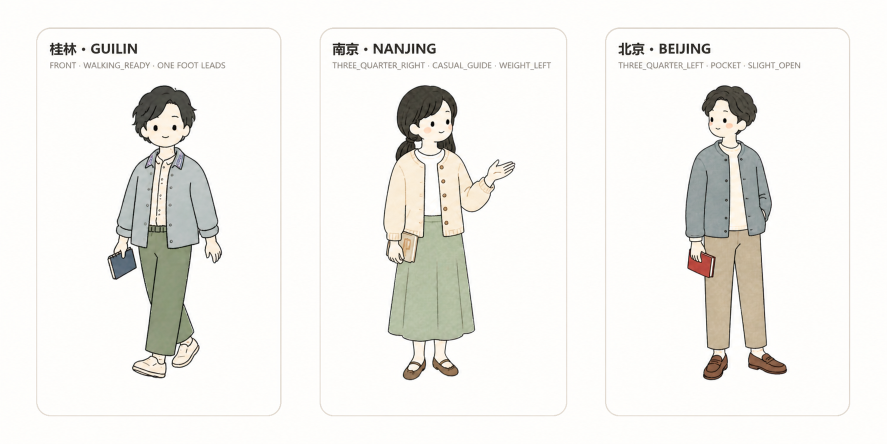
#> input picture examples/character-system-showcase-no-shanghai.png, 1774 x 887 px (shown at 1/2 size)
$ python -i build_character_examples.py   (imports and definitions only)
#> lines starting #> are read from the running program, lines starting #| are printed output that depends on the picture
#!/usr/bin/env python3
"""Normalize a guide character and build its detail and 14% map previews."""

from __future__ import annotations

import argparse
import json
from pathlib import Path

from PIL import Image, ImageDraw


CANVAS = 1024
CHARACTER_HEIGHT = 700
VIEWPORT = (780, 1380)
WIDTH_RATIO = 0.14
SAFE_INSET = 22
BOTTOM_CARD_TOP = 1130


def alpha_crop(image: Image.Image) -> Image.Image:
    rgba = image.convert("RGBA")
    bounds = rgba.getchannel("A").getbbox()
    if not bounds:
        raise ValueError("input image has no visible alpha content")
    return rgba.crop(bounds)


def normalize(source: Path) -> tuple[Image.Image, tuple[int, int, int, int]]:
    art = alpha_crop(Image.open(source))
#> in alpha_crop, `bounds = rgba.getchannel("A").getbbox()`: bounds = (0, 0, 1774, 887)
    ratio = CHARACTER_HEIGHT / art.height
#> ratio = 0.789
    size = (round(art.width * ratio), CHARACTER_HEIGHT)
#> size = (1400, 700)
    art = art.resize(size, Image.Resampling.LANCZOS)
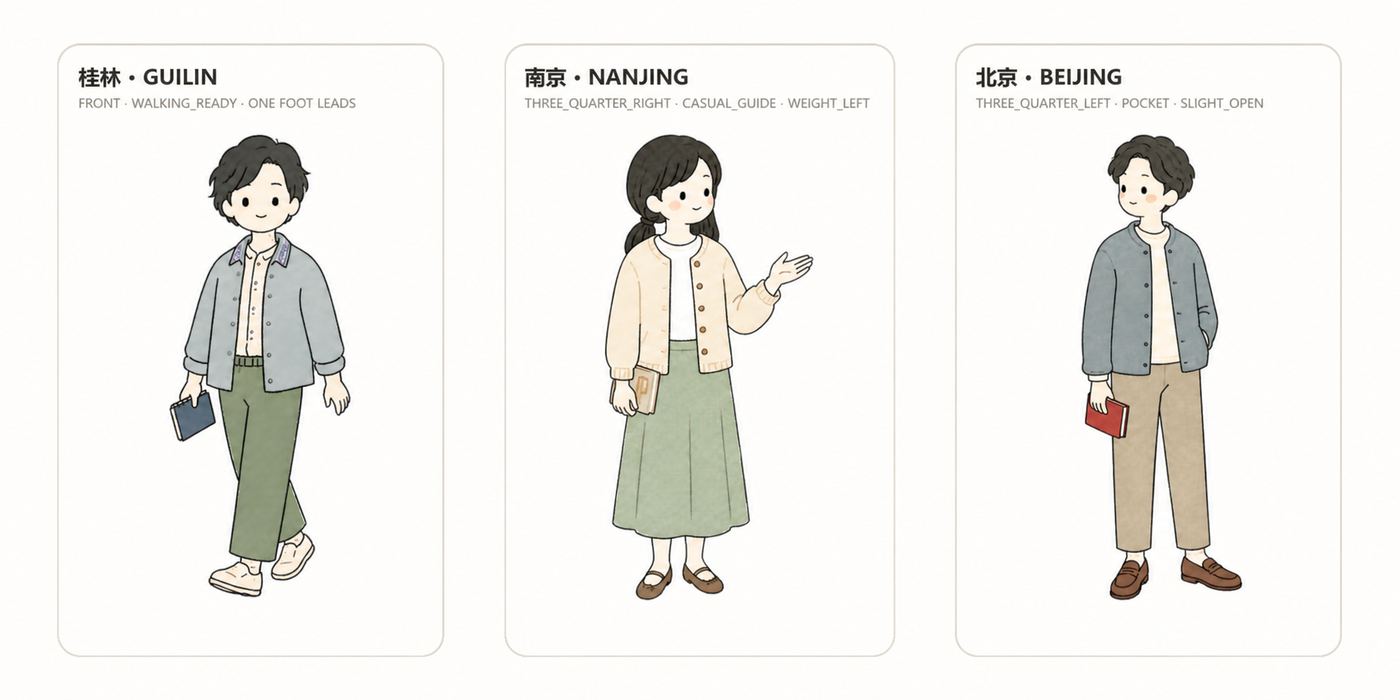
#> art: PIL image 1400x700 RGBA; mean R, G, B, A 240.9, 239.9, 236.2, 255
    canvas = Image.new("RGBA", (CANVAS, CANVAS), (0, 0, 0, 0))
#> canvas: PIL image 1024x1024 RGBA; every value is 0
    x = (CANVAS - art.width) // 2
#> x = -188
    y = (CANVAS - art.height) // 2
#> y = 162
    canvas.alpha_composite(art, (x, y))
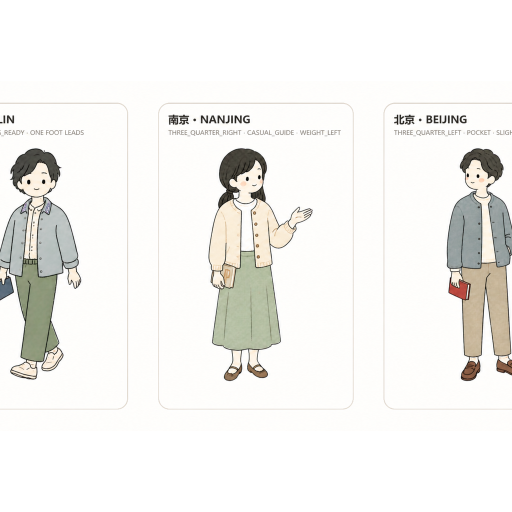
#> canvas: PIL image 1024x1024 RGBA (shown at 1/2 size); mean R, G, B, A 161.9, 161.2, 158.2, 174.3; transparent parts drawn white
    bounds = canvas.getchannel("A").getbbox()
#> bounds = (0, 162, 1024, 862)
    if not bounds:
        raise ValueError("normalized image has no visible alpha content")
    return canvas, bounds


# [112 lines left out: functions draw_map_background, build, main, not called in this run]


# [2 lines not run here, left out]

>>> result = normalize('../examples/character-system-showcase-no-shanghai.png')
